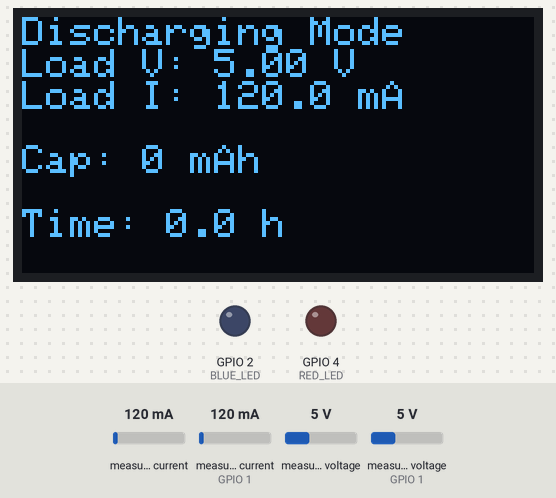
The sketch below on a simulated ESP32. On the bench: 128×64 one-colour display, output pins drawn as LEDs (lit = HIGH). The inputs (shaded band) are chosen by the test bench; at power-on: measured voltage 5 V, measured current 120 mA, measured current (sensor on GPIO 1) 120 mA, measured voltage (sensor on GPIO 1) 5 V. EEPROM starts erased; what the sketch prints to the serial monitor is not drawn.

Above: at 3.2 s.
3.3 s: measured voltage (sensor 0) set to 3.5 V
At 5.0 s:
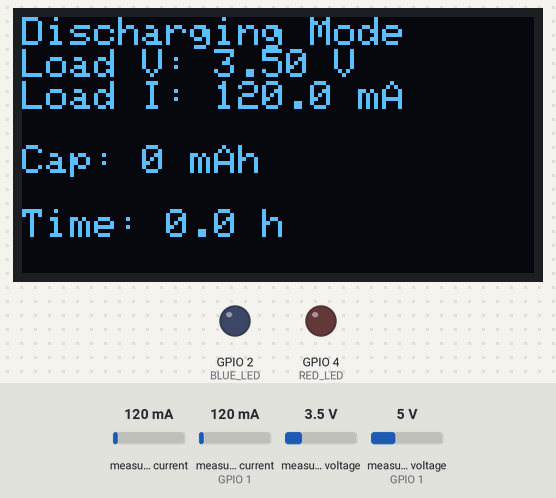
5.6 s: measured voltage (sensor 0) set to 2.9 V
At 7.3 s:
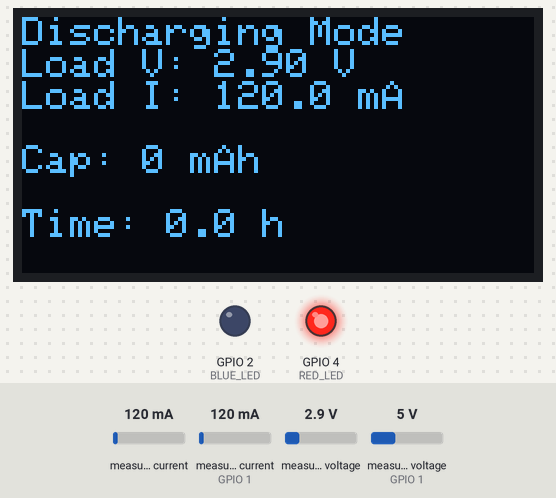
7.7 s: measured current (sensor 0) set to 40 mA
At 9.4 s:
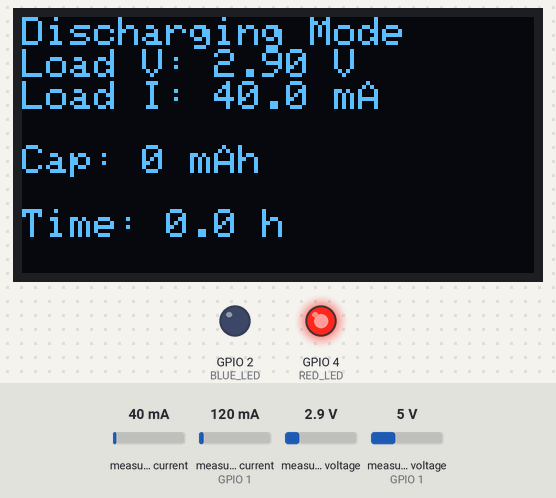
9.7 s: measured current (sensor 0) set to 500 mA
At 11.6 s:
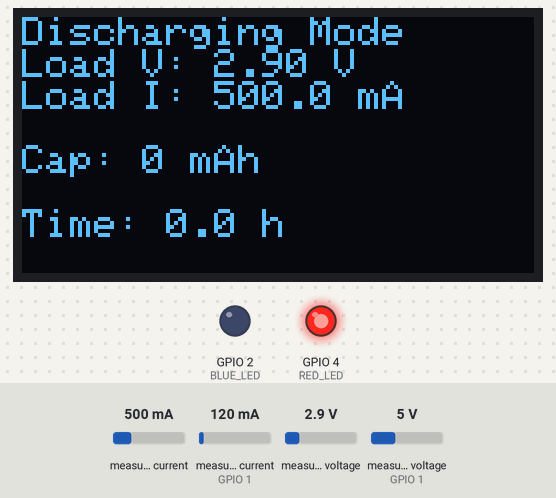
Timing chart, 0 to 12.8 s (numbered marks = the images above; inputs shaded):
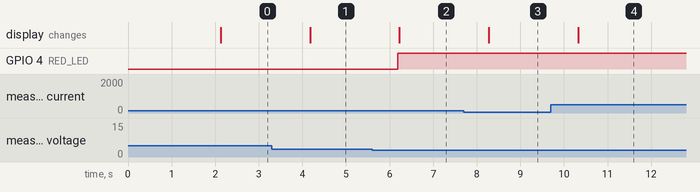

The sketch:

combined_code_updated_v2.ino
```cpp
#include <Wire.h>
#include <Adafruit_INA219.h>
#include <Adafruit_SSD1306.h>
#include <Preferences.h>

// OLED configuration
#define SCREEN_WIDTH 128
#define SCREEN_HEIGHT 64
#define OLED_RESET -1 // No reset pin
Adafruit_SSD1306 display(SCREEN_WIDTH, SCREEN_HEIGHT, &Wire, OLED_RESET);

// INA219 for load/discharge (battery to load) at address 0x40
Adafruit_INA219 ina219_load(0x40);

// INA219 for charging (TP4056 to battery) at address 0x41
Adafruit_INA219 ina219_charge(0x41);

// Preferences for storing capacity
Preferences preferences;

// Battery capacity (mAh)
float capacity_mAh = 0.0; // Start at 0
unsigned long lastMillis = 0;

// LED pins (adjust if different for your ESP32 board)
#define BLUE_LED 2  // Built-in blue LED
#define RED_LED  4  // Built-in red LED

void setup() {
  Serial.begin(115200);
  while (!Serial) {
    delay(1); // Wait for Serial Monitor
  }

  // Initialize LEDs
  pinMode(BLUE_LED, OUTPUT);
  pinMode(RED_LED, OUTPUT);
  digitalWrite(BLUE_LED, LOW); // Off initially
  digitalWrite(RED_LED, LOW);  // Off initially

  // Initialize I2C with SDA=GPIO21, SCL=GPIO22
  Wire.begin(21, 22);

  // Initialize load INA219 (A0 and A1 to GND for 0x40)
  if (!ina219_load.begin()) {
    Serial.println("Failed to find load INA219 at address 0x40");
    Serial.println("Check wiring: SDA->GPIO21, SCL->GPIO22, VCC->3V3, GND->GND, A0->GND, A1->GND");
    while (1) { delay(10); }
  }

  // Initialize charge INA219 (A0 to VCC, A1 to GND for 0x41)
  if (!ina219_charge.begin()) {
    Serial.println("Failed to find charge INA219 at address 0x41");
    Serial.println("Check wiring: SDA->GPIO21, SCL->GPIO22, VCC->3V3, GND->GND, A0->VCC, A1->GND");
    while (1) { delay(10); }
  }

  // Initialize OLED (address 0x3C)
  if (!display.begin(SSD1306_SWITCHCAPVCC, 0x3C)) {
    Serial.println(F("SSD1306 allocation failed at address 0x3C"));
    Serial.println("Check OLED wiring: SDA->GPIO21, SCL->GPIO22, VCC->3V3, GND->GND");
    while (1) { delay(10); }
  }

  // Load stored capacity from NVS
  preferences.begin("battery", false);
  capacity_mAh = preferences.getFloat("capacity", 0.0); // Default to 0 if not set
  if (capacity_mAh < 0 || capacity_mAh > 5000) capacity_mAh = 0.0; // Clamp to reasonable range

  // Clear OLED and show startup message
  display.clearDisplay();
  display.setTextSize(1);
  display.setTextColor(SSD1306_WHITE);
  display.setCursor(0, 0);
  display.println("System Ready");
  display.println("Monitoring...");
  display.display();

  Serial.println("INA219s and OLED initialized successfully");
  Serial.println("Charging mode: ESP32 powered by external 5V supply (VIN to power supply positive)");
  Serial.println("Discharging mode: ESP32 powered by battery (VIN to battery positive)");
  Serial.println("Format: Battery V | Load I | Charge I | Capacity | Remaining Time | Mode");
  delay(2000);
}

void loop() {
  // Calculate time delta for coulomb counting
  unsigned long currentMillis = millis();
  float delta_t = (currentMillis - lastMillis) / 1000.0; // Seconds
  lastMillis = currentMillis;

  // Read load/discharge measurements
  float shunt_load_mV = ina219_load.getShuntVoltage_mV();
  float bus_load_V = ina219_load.getBusVoltage_V();
  float current_load_mA = ina219_load.getCurrent_mA();

  // Calculate battery voltage and load values
  float battery_V = bus_load_V + (shunt_load_mV / 1000.0);
  float load_V = bus_load_V;
  float load_current_mA = current_load_mA;

  // Read charge measurements (from TP4056 to battery)
  float shunt_charge_mV = ina219_charge.getShuntVoltage_mV();
  float bus_charge_V = ina219_charge.getBusVoltage_V();
  float current_charge_mA = ina219_charge.getCurrent_mA();

  // Charge voltage
  float charge_V = bus_charge_V + (shunt_charge_mV / 1000.0) - 0.45;

  // Diagnostic output
  Serial.print("Load INA219 Raw: Shunt=");
  Serial.print(shunt_load_mV, 2);
  Serial.print(" mV, Bus=");
  Serial.print(bus_load_V, 2);
  Serial.print(" V, Current=");
  Serial.print(current_load_mA, 2);
  Serial.println(" mA");
  Serial.print("Charge INA219 Raw: Shunt=");
  Serial.print(shunt_charge_mV, 2);
  Serial.print(" mV, Bus=");
  Serial.print(bus_charge_V, 2);
  Serial.print(" V, Current=");
  Serial.print(current_charge_mA, 2);
  Serial.println(" mA");

  // Mode detection: Prioritize discharging if load current is detected
  bool isDischarging = (current_load_mA > 5.0); // Discharging if load current > 5 mA
  bool isCharging = (!isDischarging && current_charge_mA > 1.0 && bus_charge_V > 1.0); // Charging if no load, charge current > 1 mA, voltage > 1V

  // LED control
  digitalWrite(BLUE_LED, (isCharging && battery_V >= 3.7) ? HIGH : LOW); // Blue LED on at 3.7V during charging
  digitalWrite(RED_LED, (isDischarging && battery_V <= 3.3) ? HIGH : LOW); // Red LED on at 3.3V during discharging

  // Capacity and remaining time
  float remaining_time_h = 0.0;
  String mode;

  if (isCharging && battery_V < 3.7) {
    mode = "Charging";
    // Charging mode: calculate capacity starting from 0
    capacity_mAh += (current_charge_mA * delta_t / 3600.0); // mAh
    if (capacity_mAh < 0) capacity_mAh = 0;
    if (capacity_mAh > 5000) capacity_mAh = 5000; // Adjust max based on battery
    preferences.putFloat("capacity", capacity_mAh); // Store in NVS
  } else if (isCharging && battery_V >= 3.7) {
    mode = "Charge Complete";
    // Stop incrementing capacity
    preferences.putFloat("capacity", capacity_mAh); // Store final capacity
  } else if (isDischarging) {
    mode = "Discharging";
    // Discharging mode: update capacity and calculate remaining time
    capacity_mAh -= (current_load_mA * delta_t / 3600.0); // Update capacity
    if (capacity_mAh < 0) capacity_mAh = 0;
    preferences.putFloat("capacity", capacity_mAh); // Store in NVS
    if (load_current_mA > 0) {
      remaining_time_h = capacity_mAh / load_current_mA; // Hours
    }
  } else {
    mode = "Idle";
  }

  // Serial output
  Serial.print("Battery V: ");
  Serial.print(battery_V, 2);
  Serial.print(" V | Load I: ");
  Serial.print(load_current_mA, 2);
  Serial.print(" mA | Charge I: ");
  Serial.print(current_charge_mA, 2);
  Serial.print(" mA | Capacity: ");
  Serial.print(capacity_mAh, 2);
  Serial.print(" mAh | Time: ");
  Serial.print(remaining_time_h, 2);
  Serial.print(" h | Mode: ");
  Serial.println(mode);

  // OLED output
  display.clearDisplay();
  display.setTextSize(1);
  display.setCursor(0, 0);
  if (isCharging && battery_V < 3.7) {
    display.println("Charging Mode");
    display.print("Charge V: ");
    display.print(charge_V, 2);
    display.println(" V");
    display.setCursor(0, 16);
    display.print("Charge I: ");
    display.print(current_charge_mA, 1);
    display.println(" mA");
    display.setCursor(0, 32);
    display.print("Cap: ");
    display.print((int)capacity_mAh);
    display.println(" mAh");
  } else if (isCharging && battery_V >= 3.7) {
    display.println("Charge Complete");
    display.print("Charge V: ");
    display.print(charge_V, 2);
    display.println(" V");
    display.setCursor(0, 16);
    display.print("Cap: ");
    display.print((int)capacity_mAh);
    display.println(" mAh");
  } else if (isDischarging) {
    display.println("Discharging Mode");
    display.print("Load V: ");
    display.print(load_V, 2);
    display.println(" V");
    display.setCursor(0, 16);
    display.print("Load I: ");
    display.print(load_current_mA, 1);
    display.println(" mA");
    display.setCursor(0, 32);
    display.print("Cap: ");
    display.print((int)capacity_mAh);
    display.println(" mAh");
    display.setCursor(0, 48);
    display.print("Time: ");
    display.print(remaining_time_h, 1);
    display.println(" h");
  } else {
    display.println("Idle Mode");
    display.println("No activity");
    display.setCursor(0, 32);
    display.print("Cap: ");
    display.print((int)capacity_mAh);
    display.println(" mAh");
  }
  display.display();

  delay(2000); // Update every 2 seconds
}

void loopEnd() {
  preferences.end(); // Close NVS
}
```

Measured:
- the behaviour switches between 3.3 and 3.2 V on measured voltage (sensor 0) (found by bisection; images 1 and 2)
- after the input at 3.3 s, the display: changes after 0.88 s (image 1)
- after the input at 5.6 s, GPIO 4 (RED_LED): LOW → HIGH after 0.59 s; the display: changes after 0.63 s (image 2)
- after the input at 7.7 s, the display: changes after 0.58 s (image 3)
- after the input at 9.7 s, the display: changes after 0.63 s (image 4)
